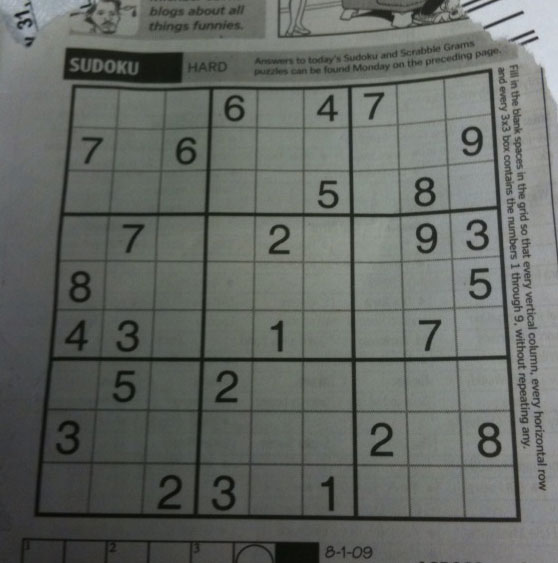
#> input picture sudoku.png, 558 x 563 px, found by its file name
$ python threshhold2.py
#> lines starting #> are read from the running program, lines starting #| are printed output that depends on the picture; after the words box and inside, x2 and y2 are one past the last pixel; in counts of white or black regions, pixels touching at a corner belong together
import cv2 as cv
import numpy as np
from matplotlib import pyplot as plt
import urllib.request
import os


# 이미지 불러오기
# github sample 주소 : https://github.com/opencv/opencv/tree/master/samples/data
def get_sample(filename):
#> called with filename = 'sudoku.png'
    if not os.path.exists(filename):
        url = f"https://raw.githubusercontent.com/opencv/opencv/master/samples/data/{filename}"
        urllib.request.urlretrieve(url, filename)
    return cv.imread(filename)
#> returned value is the input picture: shape (563, 558, 3); mean B, G, R 99.5, 104.1, 100

img = get_sample('sudoku.png')
img = cv.imread('sudoku.png', cv.IMREAD_GRAYSCALE)
#> img: shape (563, 558); min 7, max 218, mean 101.8
assert img is not None, "file could not be read, check with os.path.exists()"
img = cv.medianBlur(img,5)

ret,th1 = cv.threshold(img,127,255,cv.THRESH_BINARY)
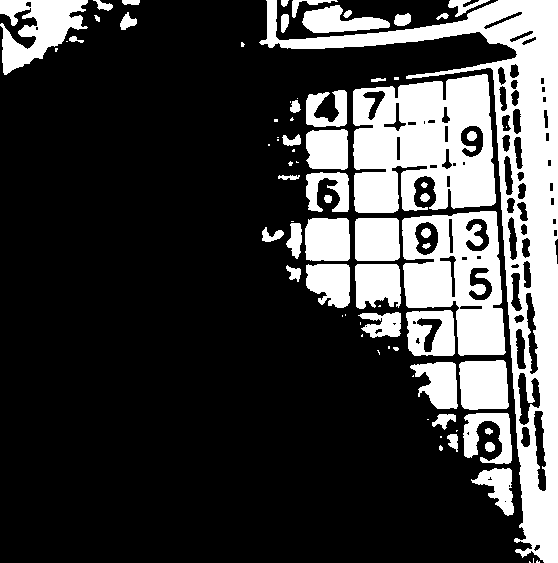
#> th1: shape (563, 558); 25.2% white; 79 white regions (32 under 20 px), largest, box (x1, y1, x2, y2) and area: (259, 0, 558, 563) 27086, (353, 74, 496, 213) 15195, (402, 211, 506, 356) 9242
th2 = cv.adaptiveThreshold(img,255,cv.ADAPTIVE_THRESH_MEAN_C,\
            cv.THRESH_BINARY,11,2)
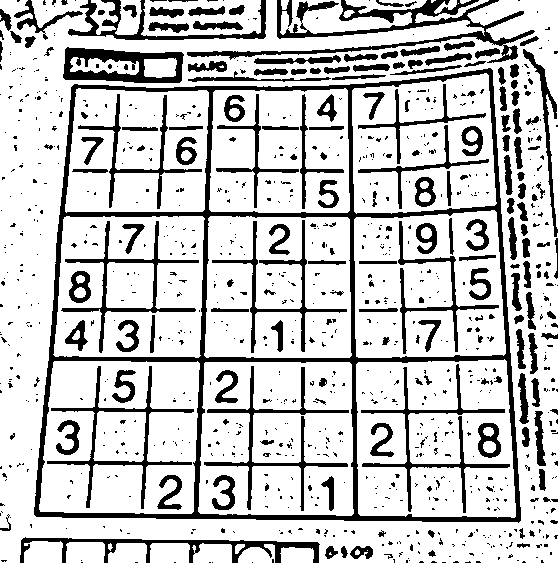
#> th2: shape (563, 558); 78.4% white; 944 black regions (749 under 20 px), largest, box (x1, y1, x2, y2) and area: (34, 68, 521, 523) 15998, (187, 0, 535, 63) 4506, (63, 47, 184, 83) 2270
th3 = cv.adaptiveThreshold(img,255,cv.ADAPTIVE_THRESH_GAUSSIAN_C,\
            cv.THRESH_BINARY,11,2)
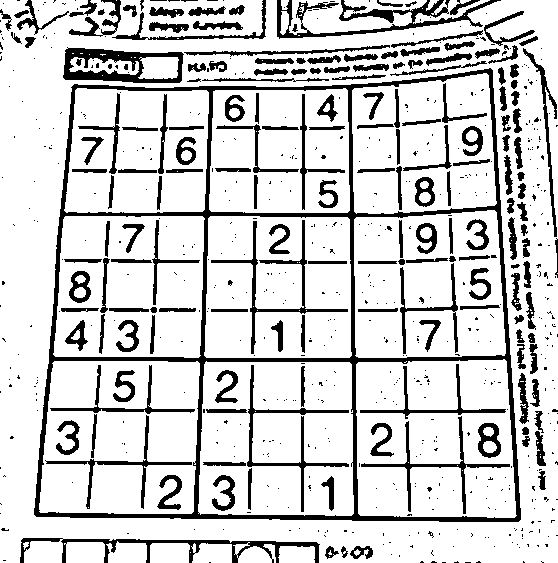
#> th3: shape (563, 558); 81.8% white; 715 black regions (537 under 20 px), largest, box (x1, y1, x2, y2) and area: (34, 68, 521, 522) 14482, (277, 0, 501, 39) 2269, (63, 47, 184, 83) 2024

titles = ['Original Image', 'Global Thresholding (v = 127)',
            'Adaptive Mean Thresholding', 'Adaptive Gaussian Thresholding']
images = [img, th1, th2, th3]

for i in range(2):
    plt.subplot(2,2,i+1),plt.imshow(images[i],'gray')
    plt.title(titles[i])
    plt.xticks([]),plt.yticks([])
plt.show()
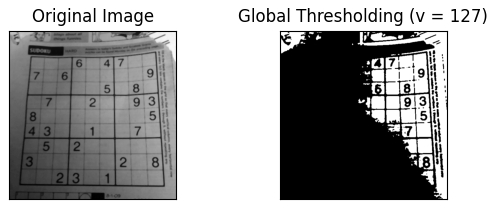
#> figure drawn by matplotlib, 2 panels
